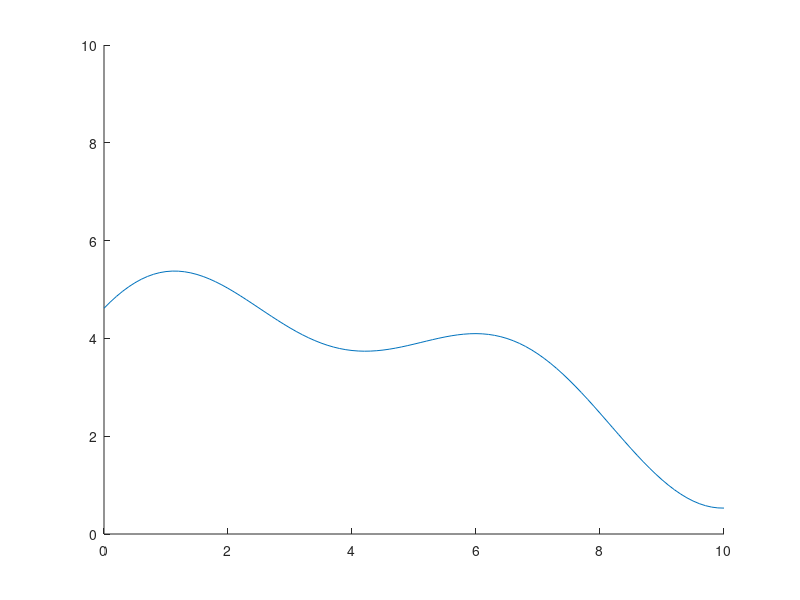
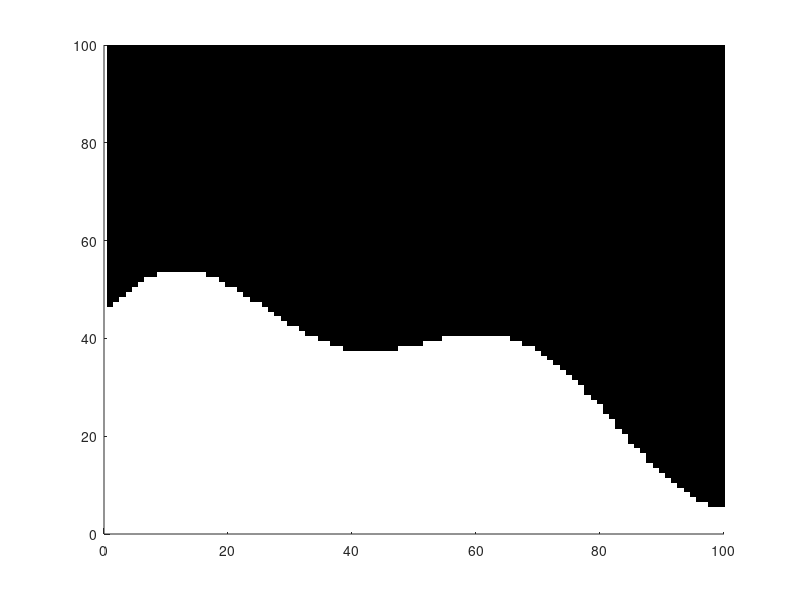

The MATLAB script that drew these images, in order: (Note: this script raises an error after producing the figures.)
%% Ground mapping

% Simulation time
Tmax = 100;
T = 0:Tmax;

%% True map
dx = 0.1;
rx = 10;
N = round(rx/dx);
map = ones(N,N);
xmap = 0:dx:rx;
zmap = (sin(xmap+1)+sin(xmap/2 + 0.3) + sin(xmap/3+0.5) + 3);
thmap = atan2(diff(zmap),diff(xmap));
thmap = [thmap, thmap(end)];  %Add final term to make vectors equal length
for i=1:N
    for j=1:N
        if (j > (zmap(i))/dx)
            map(i,j) = 0;
        end
    end
end

figure(1);clf; hold on;
plot(xmap,zmap);
axis([0 rx 0 rx])
figure(2);clf; hold on;
image(100*(map)');
colormap(gray);
axis([0 N 0 N])

%% Belief map
m = 0.5*ones(N,N);
L0 = log(m./(1-m));
L=L0;

%% Sensor model parameters
meas_phi = 3*pi/2 + pi/180*[15:10:65]; % Measurement headings
rmax = 10; % Max range
alpha = 0.1; % Width of an obstacle (Distance about measurement to fill in)
beta = pi/180*3; % Width of a beam (Angle beyond which to exclude) 

%% State Initialization
% Initial Robot location
x0 = [xmap(1) zmap(1)+1 thmap(1)];
x = zeros(3,length(T)+1);
x(:,1) = x0;


%% Main simulation
for t=2:length(T)
    % Robot motion defined by terrain
    x(:,t) = [xmap(t); zmap(t)+1; thmap(t)];
    
    % Generate a measurement data set
    meas_r = getranges(map,x(:,t),meas_phi,rmax,alpha);

    %% Map update
    % Get inverse measurement model
    invmod = inversescanner(N,N,x(1,t),x(2,t),x(3,t),meas_phi,meas_r,rmax,alpha,beta);
    
    % Calculate updated log odds
    L = L +log(invmod./(1-invmod))-L0;

    % Calculate probabilities
    m = 1./(1+exp(L));

    %% Plot results
    
    % Map and vehicle path
    figure(3);clf; hold on;
    image(100*(map)');
    colormap(gray);
    plot(x(1,1:t)/dx,x(2,1:t)/dx,'bx-')
    axis([0 N 0 N])
    F1(t-1) = getframe(gcf);
    
    % Inverse measurement model
    figure(4);clf; hold on;
    image(100*(1-invmod)');
    colormap(gray);
    plot(x(1,t)/dx,x(2,t)/dx,'bx')
    for i=1:length(meas_r)
        plot( (x(1,t)+meas_r(i)*cos(meas_phi(i) + x(3,t)))/dx,(x(2,t)+meas_r(i)*sin(meas_phi(i)+ x(3,t)))/dx,'ko')
    end
    axis([0 N 0 N])
    title('Measurements and inverse measurement model');
    F2(t-1) = getframe(gcf);
    
    % Belief map
    figure(5);clf; hold on;
    image(100*m');
    colormap(gray);
    plot(x(1,max(1,t-10):t)/dx,x(2,max(1,t-10):t)/dx,'bx-')
    plot(xmap*10,zmap*10, 'b');
    axis([0 N 0 N])
    title('Current occupancy grid map')
    F3(t-1) = getframe(gcf);
    
end

